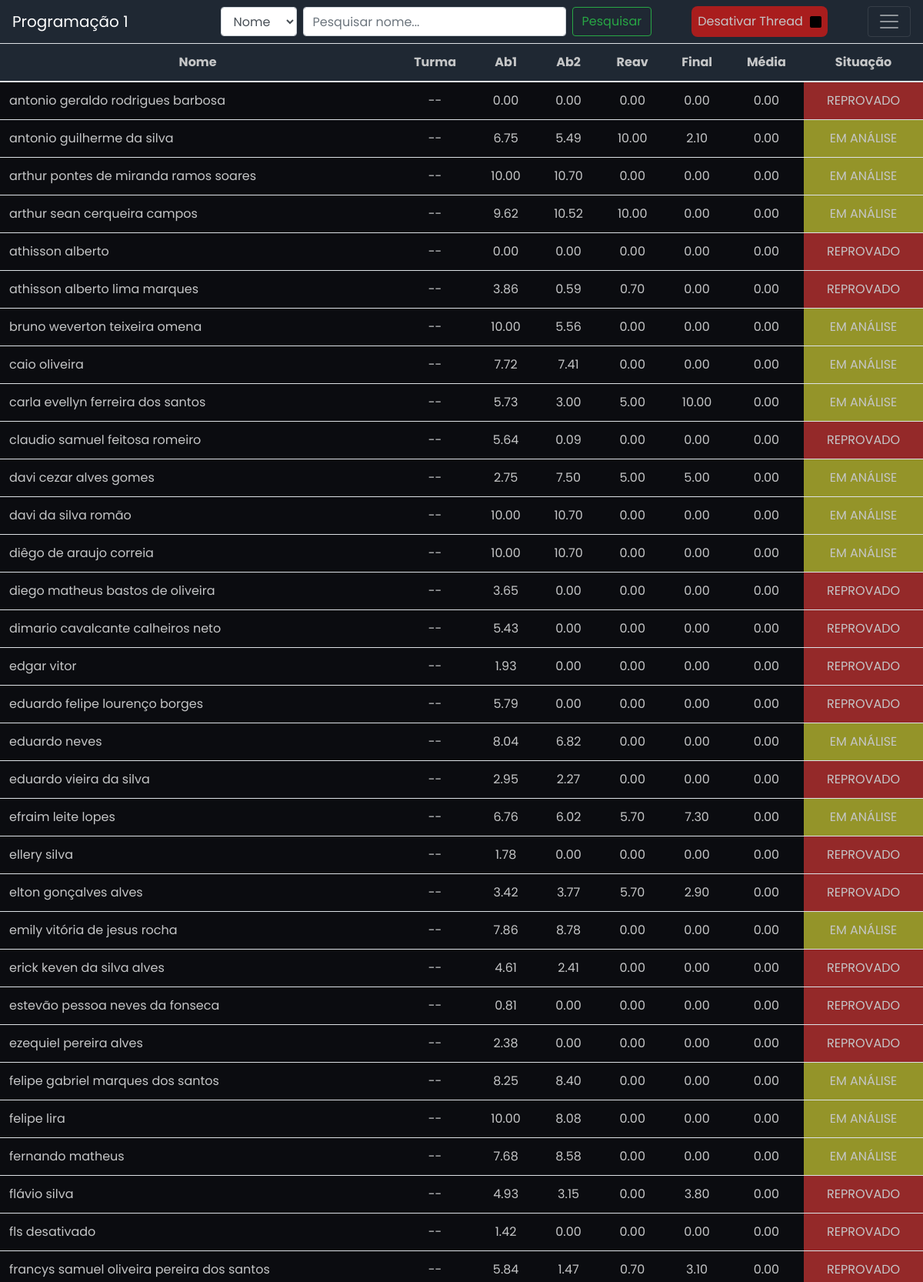
Screenshot of /classroom/22.2/computed (signed in, upper part) with the database file from the repository.
### app/models.py (models this page shows, shortened)
class Student(models.Model):
    name = models.CharField(max_length=100)
    classroom = models.ForeignKey(Classroom, on_delete=models.CASCADE)
    course = models.CharField(max_length=2, default='--')
    id_huxley = models.IntegerField(default=0)
    list1 = models.DecimalField(default=0.0, max_digits=4, decimal_places=0)
    list2 = models.DecimalField(default=0.0, max_digits=4, decimal_places=0)
    list3 = models.DecimalField(default=0.0, max_digits=4, decimal_places=0)
    list4 = models.DecimalField(default=0.0, max_digits=4, decimal_places=0)
    list5 = models.DecimalField(default=0.0, max_digits=4, decimal_places=0)
    list6 = models.DecimalField(default=0.0, max_digits=4, decimal_places=0)
    list7 = models.DecimalField(default=0.0, max_digits=4, decimal_places=0)
    list8 = models.DecimalField(default=0.0, max_digits=4, decimal_places=0)
    test1 = models.DecimalField(default=0.0, max_digits=4, decimal_places=2)
    test2 = models.DecimalField(default=0.0, max_digits=4, decimal_places=2)
    test3 = models.DecimalField(default=0.0, max_digits=4, decimal_places=2)
    test4 = models.DecimalField(default=0.0, max_digits=4, decimal_places=2)
    reav = models.DecimalField(default=0.0, max_digits=4, decimal_places=2)
    final = models.DecimalField(default=0.0, max_digits=4, decimal_places=2)
    mean = models.DecimalField(default=0.0, max_digits=4, decimal_places=2)
    situation = models.CharField(max_length=20, default='EM ANÁLISE')

### app/views.py (the view)
# urls.py: path('classroom/<str:name>/computed', classroom_view_computed, name='classroom-computed'),
def classroom_view_computed(request, name):
    context = {}
    classroom = Classroom.objects.get(name=name)
    context['headers'] = [   'Nome', 'Turma','Ab1', 'Ab2',
                            'Reav', 'Final', 'Média','Situação'
                        ]
    students = classroom.student_set.all()
    data = []
    for student in students:
        data.append({
            'name': student.name,
            'course': student.course,
            'ab1': round(((((student.test1 + student.test2)*7)/20) + (((student.list1 + student.list2 + student.list3 + student.list4)*3)/59)), 2),
            'ab2': round(((((student.test3 + student.test4)*7)/20) + (((student.list5 + student.list6 + student.list7 + student.list8)*3)/66)), 2),
            'reav': student.reav,
            'final': student.final,
            'mean': student.mean,
            'situation': student.situation
        })
    context['students'] = data
    context['nameClassroom'] = name
    context['thread'] = StateThread.objects.get().state
    return render(request, 'classroom-computed.html', context)

### app/templates/app/classroom-computed.html (shortened to what this page needs)
{% extends 'base.html' %}
{% load static %}
{% block content %}
<link rel="stylesheet" href="{% static 'css/classroom.css' %}">
<nav class="navbar navbar-color navbar-dark">
    <a href="{% url 'index' %}" class="navbar-brand" style="color: white;">Programação 1</a>
    <form action="" method="POST" class="form-inline my-2 my-lg-0">
        <select id="select" class="form-control mr-sm-2" name="select">
            <option id="nome" class="selected" value="nome">Nome</option>
        </select>
        <input class="form-control mr-sm-2" type="search" placeholder="Pesquisar nome..." name="search"
            aria-label="Search">
        <button class="btn btn-outline-success my-2 my-sm-0" type="submit">Pesquisar</button>
    </form>
    {% if user.is_superuser %}
    {% if thread == 'deactive' %}
    <a href="{% url 'thread' name=nameClassroom %}">
        <button class="ativar-thread-button">
            <p>Ativar Thread</p>
            <img src="{% static 'util/img/play.png' %}" class="icon-state-thread"
                alt="ativar a thread de atualizar notas">
        </button>
    </a>
    {% else %}
    <a href="{% url 'thread' name=nameClassroom%}">
        <button class="desativar-thread-button">
            <p>Desativar Thread</p>
            <img src="{% static 'util/img/stop.png' %}" class="icon-state-thread"
                alt="desativar a thread de atualizar notas">
        </button>
    </a>
    {% endif %}
    {% endif %}
    <button class="navbar-toggler" type="button" data-toggle="collapse" data-target="#navbarText"
        aria-controls="navbarText" aria-expanded="false" aria-label="Toggle navigation">
        <span class="navbar-toggler-icon"></span>
    </button>
</nav>
<div class="background-table">
    <table class="table ">
        <thead class="header-color">
            <tr>
                {% for header in headers %}
                <th class="center" scope="col">{{header}}</th>
                {% endfor%}
            </tr>
        </thead>
        <tbody>
            {%for student in students%}
            <tr>
                <td class="">{{student.name}}</td>
                <td class="center">{{student.course}}</td>
                <td class="center">{{student.ab1}}</td>
                <td class="center">{{student.ab2}}</td>
                <td class="center">{{student.reav}}</td>
                <td class="center">{{student.final}}</td>
                <td class="center">{{student.mean}}</td>
                {% if student.situation == 'APROVADO' %}
                <td class="center" style="background-color: rgb(43, 148, 41);">{{student.situation}}</td>
                {% elif student.situation == 'REPROVADO' %}
                <td class="center" style="background-color: rgb(148, 41, 41);">{{student.situation}}</td>
                {% else %}
                <td class="center" style="background-color: rgb(148, 148, 41);">{{student.situation}}</td>
                {% endif %}
            </tr>
            {% endfor %}
        </tbody>
    </table>
</div>
{% endblock %}

### static/css/classroom.css (style rules this page uses)
:root { --bg-primary: #0b0c10; --text-color: #c5c6c7; --bg-secondary: #1f2833; --accent-primary: #66fcf1; --accent-secondary: #45a29e; --bg-deactive: #3ab33c; --bg-active: #a91d1d; }
* { font-family: 'Poppins', sans-serif; box-sizing: border-box; color: var(--text-color); }
.background-table { background-color: var(--bg-primary); }
.navbar-color { background-color: var(--bg-secondary); }
a, a[href], button { text-decoration: none; cursor: pointer; }
p { display: inline; }
.desativar-thread-button { flex-direction: row; justify-content: center; align-items: center; align-content: center; background-color: var(--bg-active); border: none; border-radius: 8px; padding: 8px; }
.icon-state-thread { width: 20px; padding-left: 5px; }
.center { text-align: center; }
.header-color { background-color: var(--bg-secondary); }
thead>tr>th { position: sticky; top: 0; background-color: var(--bg-secondary); }

### rows the page displays
Student: name "antonio geraldo rodrigues barbosa", course "--", reav "0.00", final "0.00", mean "0.00", situation "REPROVADO"
Student: name "antonio guilherme da silva", course "--", reav "10.00", final "2.10", mean "0.00", situation "EM ANÁLISE"
Student: name "arthur pontes de miranda ramos soares", course "--", reav "0.00", final "0.00", mean "0.00", situation "EM ANÁLISE"
Student: name "arthur sean cerqueira campos", course "--", reav "10.00", final "0.00", mean "0.00", situation "EM ANÁLISE"
Student: name "athisson alberto", course "--", reav "0.00", final "0.00", mean "0.00", situation "REPROVADO"
Student: name "athisson alberto lima marques", course "--", reav "0.70", final "0.00", mean "0.00", situation "REPROVADO"
Student: name "bruno weverton teixeira omena", course "--", reav "0.00", final "0.00", mean "0.00", situation "EM ANÁLISE"
Student: name "caio oliveira", course "--", reav "0.00", final "0.00", mean "0.00", situation "EM ANÁLISE"
Student: name "carla evellyn ferreira dos santos", course "--", reav "5.00", final "10.00", mean "0.00", situation "EM ANÁLISE"
Student: name "claudio samuel feitosa romeiro", course "--", reav "0.00", final "0.00", mean "0.00", situation "REPROVADO"
Student: name "davi cezar alves gomes", course "--", reav "5.00", final "5.00", mean "0.00", situation "EM ANÁLISE"
Student: name "davi da silva romão", course "--", reav "0.00", final "0.00", mean "0.00", situation "EM ANÁLISE"
Student: name "diêgo de araujo correia", course "--", reav "0.00", final "0.00", mean "0.00", situation "EM ANÁLISE"
Student: name "diego matheus bastos de oliveira", course "--", reav "0.00", final "0.00", mean "0.00", situation "REPROVADO"
Student: name "dimario cavalcante calheiros neto", course "--", reav "0.00", final "0.00", mean "0.00", situation "REPROVADO"
Student: name "edgar vitor", course "--", reav "0.00", final "0.00", mean "0.00", situation "REPROVADO"
Student: name "eduardo felipe lourenço borges", course "--", reav "0.00", final "0.00", mean "0.00", situation "REPROVADO"
Student: name "eduardo neves", course "--", reav "0.00", final "0.00", mean "0.00", situation "EM ANÁLISE"
Student: name "eduardo vieira da silva", course "--", reav "0.00", final "0.00", mean "0.00", situation "REPROVADO"
Student: name "efraim leite lopes", course "--", reav "5.70", final "7.30", mean "0.00", situation "EM ANÁLISE"
Student: name "ellery silva", course "--", reav "0.00", final "0.00", mean "0.00", situation "REPROVADO"
Student: name "elton gonçalves alves", course "--", reav "5.70", final "2.90", mean "0.00", situation "REPROVADO"
Student: name "emily vitória de jesus rocha", course "--", reav "0.00", final "0.00", mean "0.00", situation "EM ANÁLISE"
Student: name "erick keven da silva alves", course "--", reav "0.00", final "0.00", mean "0.00", situation "REPROVADO"
Student: name "estevão pessoa neves da fonseca", course "--", reav "0.00", final "0.00", mean "0.00", situation "REPROVADO"
Student: name "ezequiel pereira alves", course "--", reav "0.00", final "0.00", mean "0.00", situation "REPROVADO"
Student: name "felipe gabriel marques dos santos", course "--", reav "0.00", final "0.00", mean "0.00", situation "EM ANÁLISE"
Student: name "felipe lira", course "--", reav "0.00", final "0.00", mean "0.00", situation "EM ANÁLISE"
Student: name "fernando matheus", course "--", reav "0.00", final "0.00", mean "0.00", situation "EM ANÁLISE"
Student: name "flávio silva", course "--", reav "0.00", final "3.80", mean "0.00", situation "REPROVADO"
Student: name "fls desativado", course "--", reav "0.00", final "0.00", mean "0.00", situation "REPROVADO"
Student: name "francys samuel oliveira pereira dos santos", course "--", reav "0.70", final "3.10", mean "0.00", situation "REPROVADO"

### other values shown
{{ header }} "Nome" "Turma" "Ab1" "Ab2" "Reav" "Final" "Média" "Situação"
{{ student.ab1 }} "0.00" "6.75" "10.00" "9.62" "0.00" "3.86" "10.00" "7.72" "5.73" "5.64" "2.75" "10.00" "10.00" "3.65" "5.43" "1.93" "5.79" "8.04" "2.95" "6.76" "1.78" "3.42" "7.86" "4.61" "0.81" "2.38" "8.25" "10.00" "7.68" "4.93" "1.42" "5.84"
{{ student.ab2 }} "0.00" "5.49" "10.70" "10.52" "0.00" "0.59" "5.56" "7.41" "3.00" "0.09" "7.50" "10.70" "10.70" "0.00" "0.00" "0.00" "0.00" "6.82" "2.27" "6.02" "0.00" "3.77" "8.78" "2.41" "0.00" "0.00" "8.40" "8.08" "8.58" "3.15" "0.00" "1.47"
